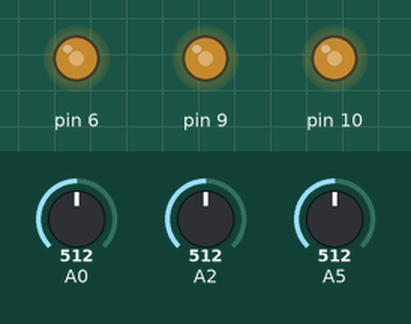
Simulated run of this sketch. Board: Arduino Uno, built with avr-gcc and run on an emulated ATmega328P. Shown: output pins drawn as LEDs (lit = HIGH). Inputs (shaded band) come from the test bench; at power-on: A0 = 512, A2 = 512, A5 = 512.

Above: at 1.2 s.
1.3 s: A0 set to 716
At 2.1 s:
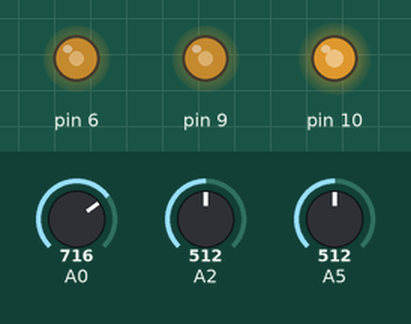
2.8 s: A2 set to 716
At 3.2 s:
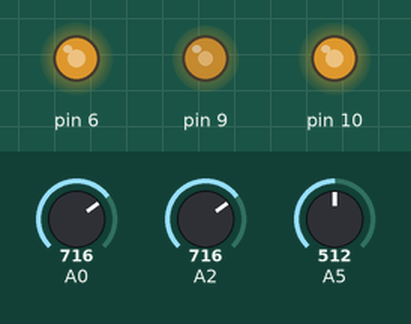
4.3 s: A5 set to 716
At 5.5 s:
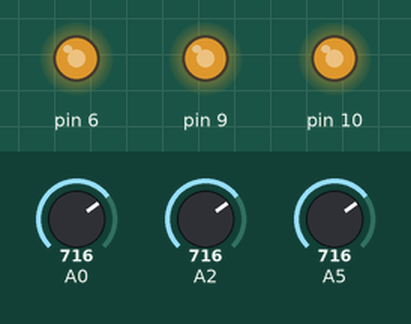
5.8 s: A0 set to 900
At 6.7 s:
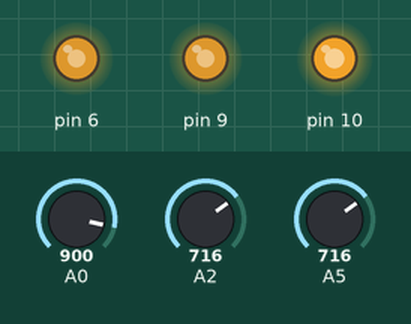
7.3 s: A2 set to 900
At 7.8 s:
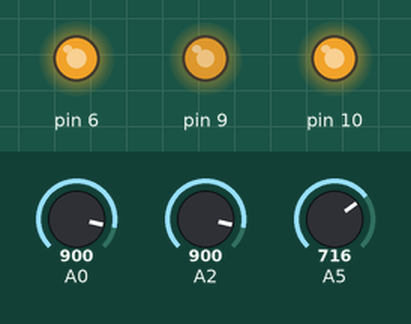
8.8 s: A5 set to 900
At 10.2 s:
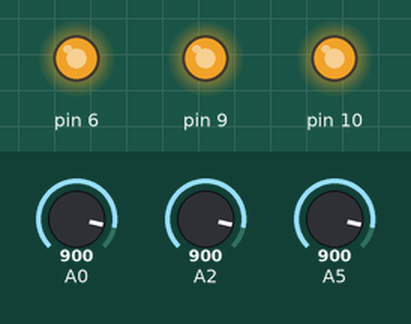
Timing chart, 0 to 11.3 s (numbered marks = the images above; inputs shaded):
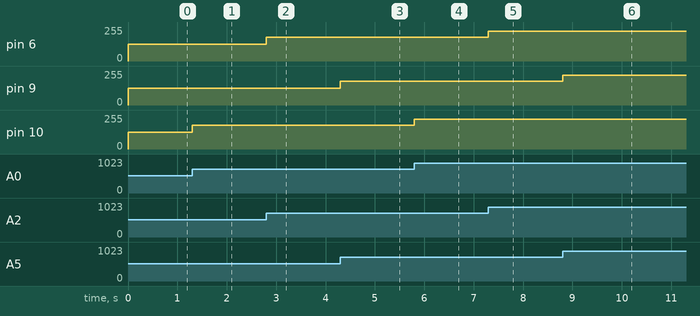

Measured:
- after the input at 1.3 s, pin 10: 127/255 → 178/255 at once
- after the input at 2.8 s, pin 6: 127/255 → 178/255 at once
- after the input at 4.3 s, pin 9: 127/255 → 178/255 at once
- after the input at 5.8 s, pin 10: 178/255 → 224/255 at once
- after the input at 7.3 s, pin 6: 178/255 → 224/255 at once
- after the input at 8.8 s, pin 9: 178/255 → 224/255 at once

The sketch:

RGB_LED.ino
```cpp
int  A;
int  b;
int  c;
int  num1;
int  num2;
int  num3;
void setup()
{
  A = 0;

  b = 0;

  c = 0;

  num1 = 0;

  num2 = 0;

  num3 = 0;

  pinMode(6, OUTPUT);
  pinMode(10, OUTPUT);
  pinMode(9, OUTPUT);

}


void loop()
{
    A = analogRead(A0);
    b = analogRead(A2);
    c = analogRead(A5);
    num1 = (map(A,0,1023,0,255));
    num2 = (map(b,0,1023,0,255));
    num3 = (map(c,0,1023,0,255));
    analogWrite(6,num2);
    analogWrite(10,num1);
    analogWrite(9,num3);

}
```
